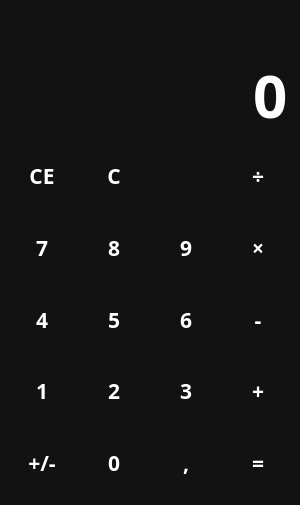
<?xml version="1.0" encoding="UTF-8"?>
<ui version="4.0">
 <author>1</author>
 <class>MainWindow</class>
 <widget class="QMainWindow" name="MainWindow">
  <property name="geometry">
   <rect>
    <x>0</x>
    <y>0</y>
    <width>300</width>
    <height>505</height>
   </rect>
  </property>
  <property name="sizePolicy">
   <sizepolicy hsizetype="Preferred" vsizetype="Preferred">
    <horstretch>0</horstretch>
    <verstretch>0</verstretch>
   </sizepolicy>
  </property>
  <property name="minimumSize">
   <size>
    <width>300</width>
    <height>0</height>
   </size>
  </property>
  <property name="windowTitle">
   <string>Calculator</string>
  </property>
  <property name="windowIcon">
   <iconset resource="icons/icons.qrc">
    <normaloff>:/Icons/calculator.png</normaloff>:/Icons/calculator.png</iconset>
  </property>
  <property name="styleSheet">
   <string notr="true">QWidget {
    color: white;
    background-color: #121212;
    font-family: Anek_Latin;
    font-size: 16pt;
    font-weight: 600;
}

QPushButton {
	background-color: transparent;
	border: none;
}

QPushButton:hover {
	background-color: #505050;
}

QPushButton:pressed {
	background-color: 	#787878;
}
	</string>
  </property>
  <widget class="QWidget" name="centralwidget">
   <property name="styleSheet">
    <string notr="true"/>
   </property>
   <layout class="QVBoxLayout" name="verticalLayout">
    <item>
     <widget class="QLabel" name="label_ans">
      <property name="sizePolicy">
       <sizepolicy hsizetype="Expanding" vsizetype="Maximum">
        <horstretch>0</horstretch>
        <verstretch>0</verstretch>
       </sizepolicy>
      </property>
      <property name="styleSheet">
       <string notr="true">font-size: 20pt;
color: #909090;</string>
      </property>
      <property name="text">
       <string/>
      </property>
      <property name="alignment">
       <set>Qt::AlignRight|Qt::AlignTrailing|Qt::AlignVCenter</set>
      </property>
     </widget>
    </item>
    <item>
     <widget class="QLineEdit" name="le_entry">
      <property name="sizePolicy">
       <sizepolicy hsizetype="Expanding" vsizetype="Maximum">
        <horstretch>0</horstretch>
        <verstretch>0</verstretch>
       </sizepolicy>
      </property>
      <property name="layoutDirection">
       <enum>Qt::RightToLeft</enum>
      </property>
      <property name="styleSheet">
       <string notr="true">font-size: 45pt;
border: none;</string>
      </property>
      <property name="text">
       <string>0</string>
      </property>
      <property name="maxLength">
       <number>15</number>
      </property>
      <property name="alignment">
       <set>Qt::AlignRight|Qt::AlignTrailing|Qt::AlignVCenter</set>
      </property>
      <property name="dragEnabled">
       <bool>false</bool>
      </property>
      <property name="readOnly">
       <bool>true</bool>
      </property>
     </widget>
    </item>
    <item>
     <layout class="QGridLayout" name="gridLayout">
      <item row="5" column="5">
       <widget class="QPushButton" name="button_plus">
        <property name="sizePolicy">
         <sizepolicy hsizetype="Minimum" vsizetype="Expanding">
          <horstretch>0</horstretch>
          <verstretch>0</verstretch>
         </sizepolicy>
        </property>
        <property name="text">
         <string>+</string>
        </property>
        <property name="shortcut">
         <string>+</string>
        </property>
       </widget>
      </item>
      <item row="6" column="4">
       <widget class="QPushButton" name="button_dot">
        <property name="sizePolicy">
         <sizepolicy hsizetype="Minimum" vsizetype="Expanding">
          <horstretch>0</horstretch>
          <verstretch>0</verstretch>
         </sizepolicy>
        </property>
        <property name="text">
         <string>,</string>
        </property>
        <property name="shortcut">
         <string>., ,</string>
        </property>
       </widget>
      </item>
      <item row="3" column="5">
       <widget class="QPushButton" name="button_multiply">
        <property name="sizePolicy">
         <sizepolicy hsizetype="Minimum" vsizetype="Expanding">
          <horstretch>0</horstretch>
          <verstretch>0</verstretch>
         </sizepolicy>
        </property>
        <property name="text">
         <string>×</string>
        </property>
        <property name="shortcut">
         <string>*</string>
        </property>
       </widget>
      </item>
      <item row="5" column="1">
       <widget class="QPushButton" name="button_1">
        <property name="sizePolicy">
         <sizepolicy hsizetype="Minimum" vsizetype="Expanding">
          <horstretch>0</horstretch>
          <verstretch>0</verstretch>
         </sizepolicy>
        </property>
        <property name="text">
         <string>1</string>
        </property>
        <property name="shortcut">
         <string>1</string>
        </property>
       </widget>
      </item>
      <item row="3" column="1">
       <widget class="QPushButton" name="button_7">
        <property name="sizePolicy">
         <sizepolicy hsizetype="Minimum" vsizetype="Expanding">
          <horstretch>0</horstretch>
          <verstretch>0</verstretch>
         </sizepolicy>
        </property>
        <property name="text">
         <string>7</string>
        </property>
        <property name="shortcut">
         <string>7</string>
        </property>
       </widget>
      </item>
      <item row="3" column="3">
       <widget class="QPushButton" name="button_8">
        <property name="sizePolicy">
         <sizepolicy hsizetype="Minimum" vsizetype="Expanding">
          <horstretch>0</horstretch>
          <verstretch>0</verstretch>
         </sizepolicy>
        </property>
        <property name="text">
         <string>8</string>
        </property>
        <property name="shortcut">
         <string>8</string>
        </property>
       </widget>
      </item>
      <item row="4" column="3">
       <widget class="QPushButton" name="button_5">
        <property name="sizePolicy">
         <sizepolicy hsizetype="Minimum" vsizetype="Expanding">
          <horstretch>0</horstretch>
          <verstretch>0</verstretch>
         </sizepolicy>
        </property>
        <property name="text">
         <string>5</string>
        </property>
        <property name="shortcut">
         <string>5</string>
        </property>
       </widget>
      </item>
      <item row="4" column="4">
       <widget class="QPushButton" name="button_6">
        <property name="sizePolicy">
         <sizepolicy hsizetype="Minimum" vsizetype="Expanding">
          <horstretch>0</horstretch>
          <verstretch>0</verstretch>
         </sizepolicy>
        </property>
        <property name="text">
         <string>6</string>
        </property>
        <property name="shortcut">
         <string>6</string>
        </property>
       </widget>
      </item>
      <item row="6" column="1">
       <widget class="QPushButton" name="button_negative">
        <property name="sizePolicy">
         <sizepolicy hsizetype="Minimum" vsizetype="Expanding">
          <horstretch>0</horstretch>
          <verstretch>0</verstretch>
         </sizepolicy>
        </property>
        <property name="text">
         <string>+/-</string>
        </property>
       </widget>
      </item>
      <item row="2" column="5">
       <widget class="QPushButton" name="button_divide">
        <property name="sizePolicy">
         <sizepolicy hsizetype="Minimum" vsizetype="Expanding">
          <horstretch>0</horstretch>
          <verstretch>0</verstretch>
         </sizepolicy>
        </property>
        <property name="text">
         <string>÷</string>
        </property>
        <property name="shortcut">
         <string>/</string>
        </property>
       </widget>
      </item>
      <item row="3" column="4">
       <widget class="QPushButton" name="button_9">
        <property name="sizePolicy">
         <sizepolicy hsizetype="Minimum" vsizetype="Expanding">
          <horstretch>0</horstretch>
          <verstretch>0</verstretch>
         </sizepolicy>
        </property>
        <property name="text">
         <string>9</string>
        </property>
        <property name="shortcut">
         <string>9</string>
        </property>
       </widget>
      </item>
      <item row="6" column="5">
       <widget class="QPushButton" name="button_equals">
        <property name="sizePolicy">
         <sizepolicy hsizetype="Minimum" vsizetype="Expanding">
          <horstretch>0</horstretch>
          <verstretch>0</verstretch>
         </sizepolicy>
        </property>
        <property name="text">
         <string>=</string>
        </property>
        <property name="shortcut">
         <string>=, Enter</string>
        </property>
       </widget>
      </item>
      <item row="4" column="1">
       <widget class="QPushButton" name="button_4">
        <property name="sizePolicy">
         <sizepolicy hsizetype="Minimum" vsizetype="Expanding">
          <horstretch>0</horstretch>
          <verstretch>0</verstretch>
         </sizepolicy>
        </property>
        <property name="text">
         <string>4</string>
        </property>
        <property name="shortcut">
         <string>4</string>
        </property>
       </widget>
      </item>
      <item row="6" column="3">
       <widget class="QPushButton" name="button_0">
        <property name="sizePolicy">
         <sizepolicy hsizetype="Minimum" vsizetype="Expanding">
          <horstretch>0</horstretch>
          <verstretch>0</verstretch>
         </sizepolicy>
        </property>
        <property name="text">
         <string>0</string>
        </property>
        <property name="shortcut">
         <string>0</string>
        </property>
       </widget>
      </item>
      <item row="4" column="5">
       <widget class="QPushButton" name="button_minus">
        <property name="sizePolicy">
         <sizepolicy hsizetype="Minimum" vsizetype="Expanding">
          <horstretch>0</horstretch>
          <verstretch>0</verstretch>
         </sizepolicy>
        </property>
        <property name="text">
         <string>-</string>
        </property>
        <property name="shortcut">
         <string>-</string>
        </property>
       </widget>
      </item>
      <item row="5" column="4">
       <widget class="QPushButton" name="button_3">
        <property name="sizePolicy">
         <sizepolicy hsizetype="Minimum" vsizetype="Expanding">
          <horstretch>0</horstretch>
          <verstretch>0</verstretch>
         </sizepolicy>
        </property>
        <property name="text">
         <string>3</string>
        </property>
        <property name="shortcut">
         <string>3</string>
        </property>
       </widget>
      </item>
      <item row="5" column="3">
       <widget class="QPushButton" name="button_2">
        <property name="sizePolicy">
         <sizepolicy hsizetype="Minimum" vsizetype="Expanding">
          <horstretch>0</horstretch>
          <verstretch>0</verstretch>
         </sizepolicy>
        </property>
        <property name="text">
         <string>2</string>
        </property>
        <property name="shortcut">
         <string>2</string>
        </property>
       </widget>
      </item>
      <item row="2" column="4">
       <widget class="QPushButton" name="button_backspace">
        <property name="sizePolicy">
         <sizepolicy hsizetype="Minimum" vsizetype="Expanding">
          <horstretch>0</horstretch>
          <verstretch>0</verstretch>
         </sizepolicy>
        </property>
        <property name="text">
         <string/>
        </property>
        <property name="icon">
         <iconset resource="icons/icons.qrc">
          <normaloff>:/Icons/backspace.png</normaloff>:/Icons/backspace.png</iconset>
        </property>
        <property name="iconSize">
         <size>
          <width>25</width>
          <height>25</height>
         </size>
        </property>
       </widget>
      </item>
      <item row="2" column="3">
       <widget class="QPushButton" name="button_clear">
        <property name="sizePolicy">
         <sizepolicy hsizetype="Minimum" vsizetype="Expanding">
          <horstretch>0</horstretch>
          <verstretch>0</verstretch>
         </sizepolicy>
        </property>
        <property name="text">
         <string>C</string>
        </property>
       </widget>
      </item>
      <item row="2" column="1">
       <widget class="QPushButton" name="button_ce">
        <property name="sizePolicy">
         <sizepolicy hsizetype="Minimum" vsizetype="Expanding">
          <horstretch>0</horstretch>
          <verstretch>0</verstretch>
         </sizepolicy>
        </property>
        <property name="text">
         <string>CE</string>
        </property>
       </widget>
      </item>
     </layout>
    </item>
   </layout>
  </widget>
 </widget>
 <resources>
  <include location="icons/icons.qrc"/>
 </resources>
 <connections/>
</ui>
